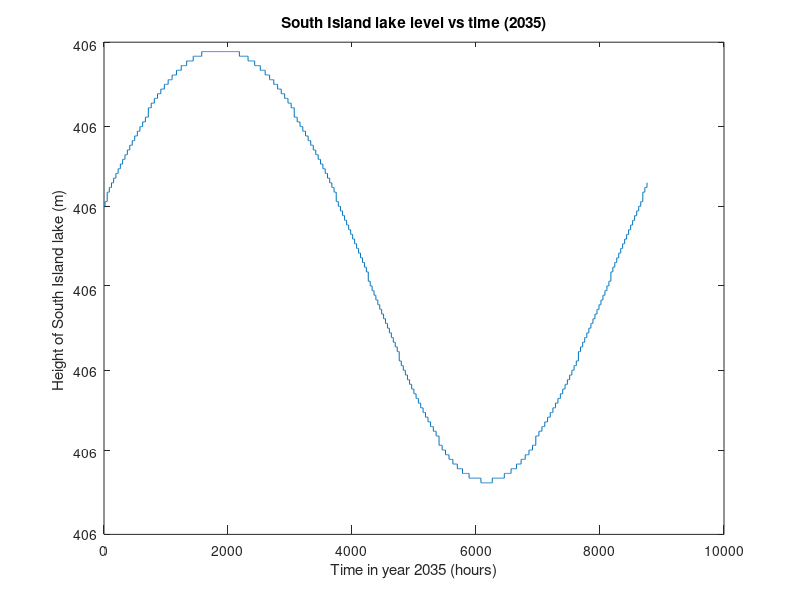
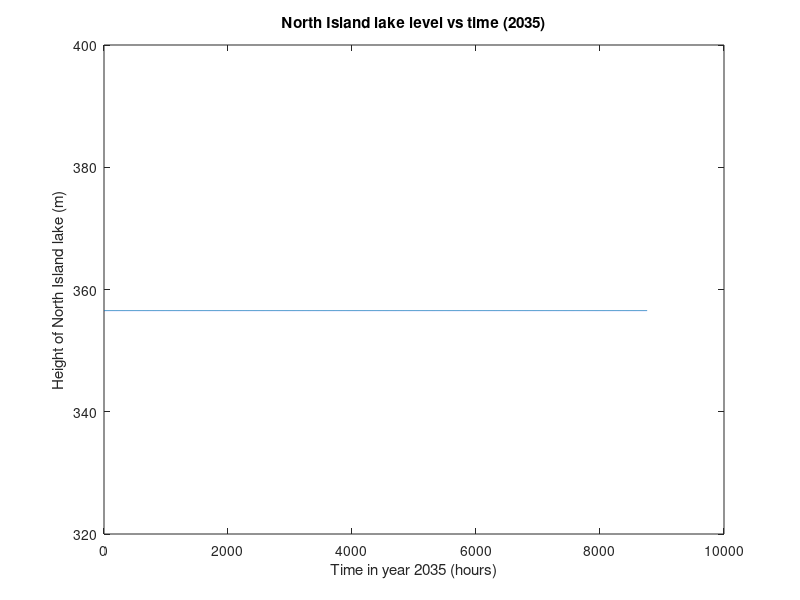

Source code (MATLAB) for these figures, in order:
clear, clc, close all

% Fixed parameters
rho = 998; % [kg/m^3]
g = 9.81; % [m/s^2)
K = 1.55; % [m^1.5/s]
L = 300; % [m]
A_NI = 620e6; % [km^2]
A_SI = 350e6; % [km^2]
h_NI_min = 355.85; % [m]
h_SI_min = 402; % [m]
h_NI_max = 357.25; % [m]
h_SI_max = 410; % [m]
h_NI_w = h_NI_max; % [m]
h_SI_w = h_SI_max; % [m]
h_NI_gen = 80; % [m]
h_SI_gen = 0; % [m]

% Initialisation of Euler's method arrays
t0 = 0;
tf = 8760;
n = 8760;
t_array = linspace(t0, tf, n+1); % [h]
h_NI_array = 356.55;
h_SI_array = 406;
v_NI_array = 0;
v_SI_array = 0;


for t = t_array(1:end-1) 
    
    
    % Initialise key variables for Euler's method
    h_NI = h_NI_array(end);
    h_SI = h_SI_array(end);
    v_NI = v_NI_array(end);
    v_SI = v_SI_array(end);
    
    % 1. Calculate the North Island and South Island demand in MW (14, 15).
    p_NI_demand = 4065 + 1.4e6.*normpdf(t, 5000, 1000);
    p_SI_demand = 1940;
    
    % 2. Calculate the inlet flow rate into the North Island and SI Lakes
    % (5,6)
    f_NI_in = 345 + 73.*sin((2.*pi.*(t - 3624)) ./ 8760);
    f_SI_in = 593 - 183.*sin((2.*pi.*(t - 2320)) ./ 8760);
    
    % 3. Set the generating flow for the North Island (8).
    f_NI_gen = f_NI_in;
    
    % 4. Calculate the amount of hydro-electric generation in the NI (7).
    p_NI_hydro = (0.9.*f_NI_gen.*rho.*g.*(h_NI - h_NI_gen))./ (10^6);
    
    % 5. Calculate the capacity factor for wind (same in both islands)
    % (4). Also calculate NI and SI wind generation in MW (guessed).
    cf = 0.41 + 0.12.*sin(2.*pi.*(t - 5660) ./ 8760);
    p_NI_wind = 2000.*cf;
    p_SI_wind = 2130.*cf;
    
    % 6. Calculate the total of hydro, geothermal and wind generation in
    % the North Island in MW.
    p_geo = 1525;
    p_NI_total = p_NI_hydro + p_NI_wind + p_geo;
    
    % 7. Calculate power needed to be transmitted from or to the SI.
    p_HVDC = p_NI_demand - p_NI_total;
    
    % 8. From the South Island demand and wind production, determine the
    % amount of hydro power required (3).
    p_SI_hydro = p_SI_demand + p_HVDC - p_SI_wind;
    
    % 9. Determine the generating flow rate of hydro in the South Island
    % (7)
    f_SI_gen = (p_SI_hydro.*10^6) ./ (0.9.*rho.*g.*(h_SI - h_SI_gen));
    
    % 10. Determine if there is any spillway flow for each lake (9).
    if h_NI > h_NI_w
        NI_spill = K.*L.*((h_NI - h_NI_w).^1.5);
    else
        NI_spill = 0;
    end
    if h_SI > h_SI_w
        SI_spill = K.*L.*((h_SI - h_SI_w).^1.5);
    else
        SI_spill = 0;
    end
    
    % 11. Determine the four derivaties (10-13)
    dv_NI_spill = NI_spill .* 3600;
    dv_SI_spill = SI_spill .* 3600;
    dh_NI = (f_NI_in - f_NI_gen - NI_spill)./ A_NI;
    dh_SI = (f_SI_in - f_SI_gen - SI_spill)./ A_SI;
    
    % 12. Use Euler’s method to take a step in time (17).
    h_NI_array(end + 1) = h_NI + dh_NI; %#ok<*SAGROW>
    h_SI_array(end + 1) = h_SI + dh_SI;
    
    v_NI_array(end + 1) = v_NI + dv_NI_spill;
    v_SI_array(end + 1) = v_SI + dv_SI_spill;
    
    
end

% Task 1 -=-=-=-=-=-=-=-=-=-=-=-=-=-=-=-=-=-=-=-=-=-=-=-=-=-=-=-=-=-=-=-=-=

% Plots (b)
figure(1)
plot(t_array, h_SI_array)
title('South Island lake level vs time (2035)')
xlabel('Time in year 2035 (hours)')
ylabel('Height of South Island lake (m)')

figure(2)
plot(t_array, h_NI_array)
title('North Island lake level vs time (2035)')
xlabel('Time in year 2035 (hours)')
ylabel('Height of North Island lake (m)')

% Minimum lake levels
disp(min(h_SI_array))
disp(min(h_NI_array))


